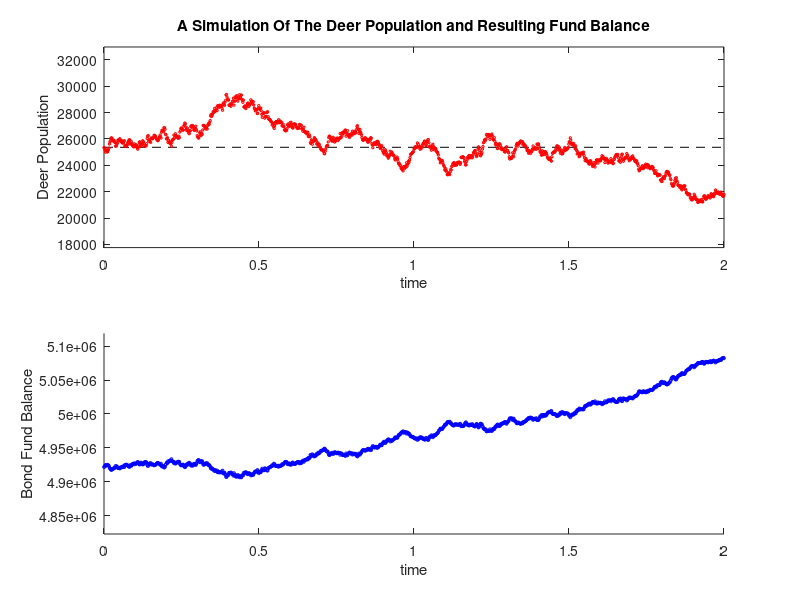

The MATLAB script that drew this image:

T = 2.0;
N = 10000; %start with 10000 then use 25000
r1 = 1.7;
h = .16;
F = 28000;
rho = .04; %log(1+rate)
beta = 9; %.003*3000

% Set up the parameters for the deer simulation
alpha = 0.15;
gamma = 1.20;
P     = 277500.0;

rtilde=r1-h;
ftilde=(rtilde/r1)*F;
a=(alpha^2)-rtilde;      
b=(.5*(alpha^2))-a;
g0= 1-(rtilde/b);

% Variables for the bond fund
g = .05;
m0 = (beta*ftilde - P)/(rho-g);
rho = .004; %log(1+rate)
beta = 9; %.003*3000
m = m0;

dt=T/N;
sdt = sqrt(dt);

clf;
h = figure(1);

%Deer Population on 1
subplot(2, 1, 1);
axis([0 T ftilde*0.7 ftilde*1.3]);
plot([0 T],[ftilde ftilde],'k--');
title('A Simulation Of The Deer Population and Resulting Fund Balance');
ylabel('Deer Population');
xlabel('time');
hold on;

%Bond funds on 2
subplot(2, 1, 2);
axis([0 T 0.98*m0 1.04*m0]);
ylabel('Bond Fund Balance');
xlabel('time');
hold on;

% Set up the movie buffers
skipFrame = 8;
%set(gca,'NextPlot','replaceChildren');
frame(round(N/skipFrame/2)) = struct('cdata',[],'colormap',[]);
frameNumber = 1;


fprintf('Beginning simulation\n');
z = 1.0;
X = ftilde;
W = 0.0;
Q = 0.0;
for j=0:N,
    dW = sdt*randn(1,1);
    s = j*dt;
    
    % Update the deer population
    Q = Q + exp(b*s+alpha*W).*dW;   %integral part of analytic solution
    Z = (rtilde/b) + g0*exp((-b*s)-(alpha*W)) + ...
        exp((-b*s)-(alpha*W)).*((-alpha*rtilde)/b).*Q; %analytic solution of Z
    prevX = X;
    X = (ftilde./Z); % transform back to X
    
    % Update the bond fund
    m = m + dt*(rho*m - beta*prevX+P) - dW*gamma*prevX - .5*gamma*alpha*prevX*(dW*dW-dt);
    W = W + dW;

    if(mod(j,skipFrame)==0)
        % Plot the updates
        subplot(2, 1, 1);
        plot(s,X,'rd','MarkerSize',2);
        axis([0 T ftilde*0.7 ftilde*1.3]);
        subplot(2, 1, 2);
        plot(s,m,'bo','MarkerSize',2);
        drawnow();
        if(mod(j,2*skipFrame)==0)
            frame(frameNumber) = getframe(h);
            frameNumber = frameNumber + 1;
        end
    end
    
end
